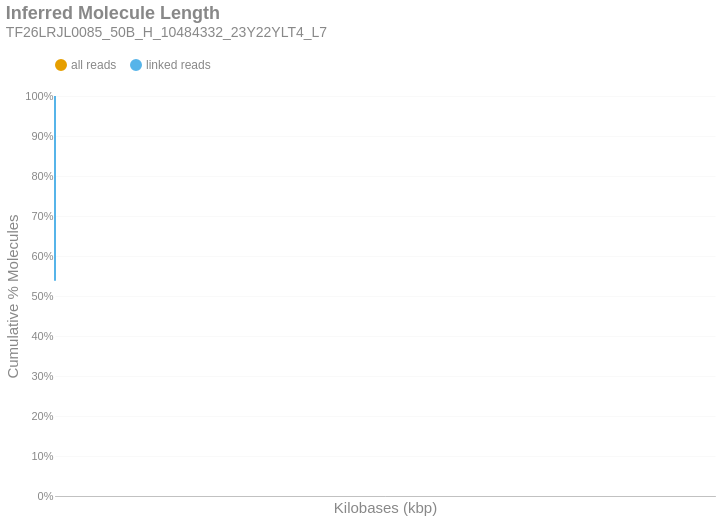

The code cell stored with this chart in its notebook:
### Markdown cell above
### Inferred Molecule Length
This is the cumulative frequency distribution of molecule lengths inferred from the first and last alignment positions along a contig for all alignments associated with a single linked-read barcode on a given contig.There are two distributions: one with `all` the alignments (yellow) and another with only `linked reads` (blue). The percent of molecules in the `linked reads` distribution is relative to the total number of linked molecules.

### Code cell
if SKIPLR:
    print_html(f"Skipped")
else:
    binned_df = consolidated_hist(valids['length_inferred']/1000, mask, 10, True)
    binned_df = binned_df.with_columns(
        pl.when(pl.col('bin').cast(pl.Utf8) == '0').then(pl.lit('1')).otherwise(pl.col('bin').cast(pl.Utf8)).alias('bin')
    )
    with SafeRender(binned_df):
        (
            density_plot(binned_df, 'Inferred Molecule Length', samplename, 'inferredlen')
            .transform_calculate(bin_kb='datum.bin / 1000')
            .encode(
                x=alt.X('bin_kb:Q', title="Kilobases (kbp)").scale(type='log', padding=0).axis(labelAngle=-40),
                y=alt.Y('value:Q', title='Cumulative % Molecules')
                    .axis(format='%')
                    .stack(False)
                    .scale(domainMin=0, domainMax=1,padding=0),
                color=alt.Color("key:N").scale(domain = ["all reads", "linked reads"]),
                tooltip = [
                    alt.Tooltip("key:N", title = "Data Type"),
                    alt.Tooltip("range_label:N", title="Kilobases"),
                    alt.Tooltip("value:Q", format = ".2%", title="% Molecules (Cum.)")
                ]
            )
        ).display()

### Figure 1 — Vega-Lite specification as saved in the notebook (floating-point values rounded to 4 significant figures)
{"width": "container", "height": 400, "config": {"title": {"anchor": "start", "dy": -15, "fontSize": 18, "color": "#888888", "subtitleColor": "#888888", "subtitleFontSize": 14}, "arc": {"fill": "#0072B2"}, "axis": {"domainColor": "#888888", "domainWidth": 0.5, "gridWidth": 0.2, "grid": false, "titleFontWeight": 400, "titleFontSize": 15, "labelFontSize": 11, "labelColor": "#888888", "tickColor": "#888888", "tickWidth": 0.2, "titleColor": "#888888"}, "axisBand": {"grid": false}, "axisX": {"grid": true, "tickSize": 10, "domainCap": "round"}, "axisY": {"domain": false, "grid": true, "tickSize": 0, "domainCap": "round"}, "background": "transparent", "header": {"labelFontSize": 15, "labelColor": "#888888", "titleFontSize": 15, "titleFontWeight": 600, "titleColor": "#888888"}, "legend": {"labelFont": "sans-serif", "labelFontSize": 12, "labelColor": "#888888", "symbolSize": 100, "symbolType": "circle", "titleFontSize": 12, "titlePadding": 10, "titleColor": "#888888", "title": null, "orient": "top"}, "range": {"category": ["#E69F00", "#56B4E9", "#009E73", "#F0E442", "#0072B2", "#D55E00", "#CC79A7", "#000000"], "diverging": ["#cfe8f3", "#a2d4ec", "#73bfe2", "#46abdb", "#1696d2", "#12719e"]}, "area": {"fill": "#0072B2", "fillOpacity": 0.7, "line": true, "strokeOpacity": 0.7}, "line": {"color": "#0072B2", "stroke": "#0072B2", "strokeWidth": 2}, "trail": {"color": "#0072B2", "stroke": "#0072B2", "strokeWidth": 0, "size": 1}, "point": {"filled": true, "fillOpacity": 1.0, "size": 95}, "text": {"color": "#888888", "fontSize": 11, "align": "right", "fontWeight": 400, "size": 11}, "bar": {"fill": "#0072B2", "stroke": null}, "view": {"stroke": null, "continuousWidth": 660, "continuousHeight": 400}}, "data": {"name": "data-89dc2ca9cfd2046c5bd5a28ce12e9611"}, "mark": {"type": "line", "interpolate": "monotone", "point": {"opacity": 0, "size": 275}}, "encoding": {"color": {"field": "key", "scale": {"domain": ["all reads", "linked reads"]}, "type": "nominal"}, "tooltip": [{"field": "key", "title": "Data Type", "type": "nominal"}, {"field": "range_label", "title": "Kilobases", "type": "nominal"}, {"field": "value", "format": ".2%", "title": "% Molecules (Cum.)", "type": "quantitative"}], "x": {"axis": {"labelAngle": -40}, "field": "bin_kb", "scale": {"type": "log", "padding": 0}, "title": "Kilobases (kbp)", "type": "quantitative"}, "y": {"axis": {"format": "%"}, "field": "value", "scale": {"domainMin": 0, "domainMax": 1, "padding": 0}, "stack": false, "title": "Cumulative % Molecules", "type": "quantitative"}}, "params": [{"name": "param_c36ac31b6afebe62", "select": {"type": "point", "fields": ["key"]}, "bind": "legend"}], "title": {"text": "Inferred Molecule Length", "subtitle": "TF26LRJL0085_50B_H_10484332_23Y22YLT4_L7"}, "transform": [{"fold": ["all reads (cumsum)", "linked reads (cumsum)"]}, {"calculate": "replace(datum.key, ' (cumsum)', '')", "as": "key"}, {"filter": {"param": "param_c36ac31b6afebe62"}}, {"calculate": "datum.bin / 1000", "as": "bin_kb"}], "usermeta": {"embedOptions": {"downloadFileName": "TF26LRJL0085_50B_H_10484332_23Y22YLT4_L7.inferredlen"}}, "$schema": "https://vega.github.io/schema/vega-lite/v6.4.1.json", "datasets": {"data-89dc2ca9cfd2046c5bd5a28ce12e9611": [{"bin": "0.0", "interval": "0.0-10.0", "all reads": 0.8614, "linked reads": 0.5379, "all reads (cumsum)": 0.8614, "linked reads (cumsum)": 0.5379, "range_label": "0-9"}, {"bin": "10.0", "interval": "10.0-20.0", "all reads": 0.0658, "linked reads": 0.2172, "all reads (cumsum)": 0.9272, "linked reads (cumsum)": 0.7551, "range_label": "10-19"}, {"bin": "20.0", "interval": "20.0-30.0", "all reads": 0.0358, "linked reads": 0.1198, "all reads (cumsum)": 0.963, "linked reads (cumsum)": 0.8749, "range_label": "20-29"}, {"bin": "30.0", "interval": "30.0-40.0", "all reads": 0.01947, "linked reads": 0.06554, "all reads (cumsum)": 0.9825, "linked reads (cumsum)": 0.9405, "range_label": "30-39"}, {"bin": "40.0", "interval": "40.0-50.0", "all reads": 0.01048, "linked reads": 0.03525, "all reads (cumsum)": 0.993, "linked reads (cumsum)": 0.9757, "range_label": "40-49"}, {"bin": "50.0", "interval": "50.0-60.0", "all reads": 0.004116, "linked reads": 0.01418, "all reads (cumsum)": 0.9971, "linked reads (cumsum)": 0.9899, "range_label": "50-59"}, {"bin": "60.0", "interval": "60.0-70.0", "all reads": 0.001703, "linked reads": 0.005888, "all reads (cumsum)": 0.9988, "linked reads (cumsum)": 0.9958, "range_label": "60-69"}, {"bin": "70.0", "interval": "70.0-80.0", "all reads": 0.0007173, "linked reads": 0.002479, "all reads (cumsum)": 0.9995, "linked reads (cumsum)": 0.9983, "range_label": "70-79"}, {"bin": "80.0", "interval": "80.0-90.0", "all reads": 0.0003001, "linked reads": 0.001038, "all reads (cumsum)": 0.9998, "linked reads (cumsum)": 0.9993, "range_label": "80-89"}, {"bin": "90.0", "interval": "90.0-100.0", "all reads": 0.0001201, "linked reads": 0.000416, "all reads (cumsum)": 0.9999, "linked reads (cumsum)": 0.9997, "range_label": "90-99"}, {"bin": "100.0", "interval": "100.0-110.0", "all reads": 5.085e-05, "linked reads": 0.0001761, "all reads (cumsum)": 1.0, "linked reads (cumsum)": 0.9999, "range_label": "100-109"}, {"bin": "110.0", "interval": "110.0-120.0", "all reads": 2.032e-05, "linked reads": 7.002e-05, "all reads (cumsum)": 1.0, "linked reads (cumsum)": 1.0, "range_label": "110-119"}, {"bin": "120.0", "interval": "120.0-130.0", "all reads": 7.236e-06, "linked reads": 2.506e-05, "all reads (cumsum)": 1.0, "linked reads (cumsum)": 1.0, "range_label": "120-129"}, {"bin": "130.0", "interval": "130.0-140.0", "all reads": 2.379e-06, "linked reads": 8.237e-06, "all reads (cumsum)": 1.0, "linked reads (cumsum)": 1.0, "range_label": "130-139"}, {"bin": "140.0", "interval": "140.0-150.0", "all reads": 8.921e-07, "linked reads": 3.089e-06, "all reads (cumsum)": 1.0, "linked reads (cumsum)": 1.0, "range_label": "140-149"}, {"bin": "150.0", "interval": "150.0-160.0", "all reads": 1.19e-06, "linked reads": 4.119e-06, "all reads (cumsum)": 1.0, "linked reads (cumsum)": 1.0, "range_label": "150-159"}, {"bin": "160.0", "interval": "160.0-170.0", "all reads": 2.974e-07, "linked reads": 1.03e-06, "all reads (cumsum)": 1.0, "linked reads (cumsum)": 1.0, "range_label": "160-169"}, {"bin": "170.0", "interval": "170.0-180.0", "all reads": 9.913e-08, "linked reads": 3.432e-07, "all reads (cumsum)": 1.0, "linked reads (cumsum)": 1.0, "range_label": "170-179"}]}}
